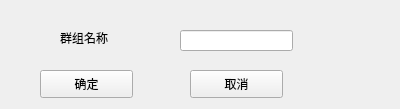
<?xml version="1.0" encoding="UTF-8"?>
<ui version="4.0">
 <class>buildGroup</class>
 <widget class="QWidget" name="buildGroup">
  <property name="geometry">
   <rect>
    <x>0</x>
    <y>0</y>
    <width>400</width>
    <height>109</height>
   </rect>
  </property>
  <property name="windowTitle">
   <string>Form</string>
  </property>
  <widget class="QLabel" name="label">
   <property name="geometry">
    <rect>
     <x>60</x>
     <y>30</y>
     <width>72</width>
     <height>15</height>
    </rect>
   </property>
   <property name="text">
    <string>群组名称</string>
   </property>
  </widget>
  <widget class="QPushButton" name="ok">
   <property name="geometry">
    <rect>
     <x>40</x>
     <y>70</y>
     <width>93</width>
     <height>28</height>
    </rect>
   </property>
   <property name="text">
    <string>确定</string>
   </property>
  </widget>
  <widget class="QLineEdit" name="groupName">
   <property name="geometry">
    <rect>
     <x>180</x>
     <y>30</y>
     <width>113</width>
     <height>21</height>
    </rect>
   </property>
  </widget>
  <widget class="QPushButton" name="cancle">
   <property name="geometry">
    <rect>
     <x>190</x>
     <y>70</y>
     <width>93</width>
     <height>28</height>
    </rect>
   </property>
   <property name="text">
    <string>取消</string>
   </property>
  </widget>
 </widget>
 <resources/>
 <connections/>
</ui>
